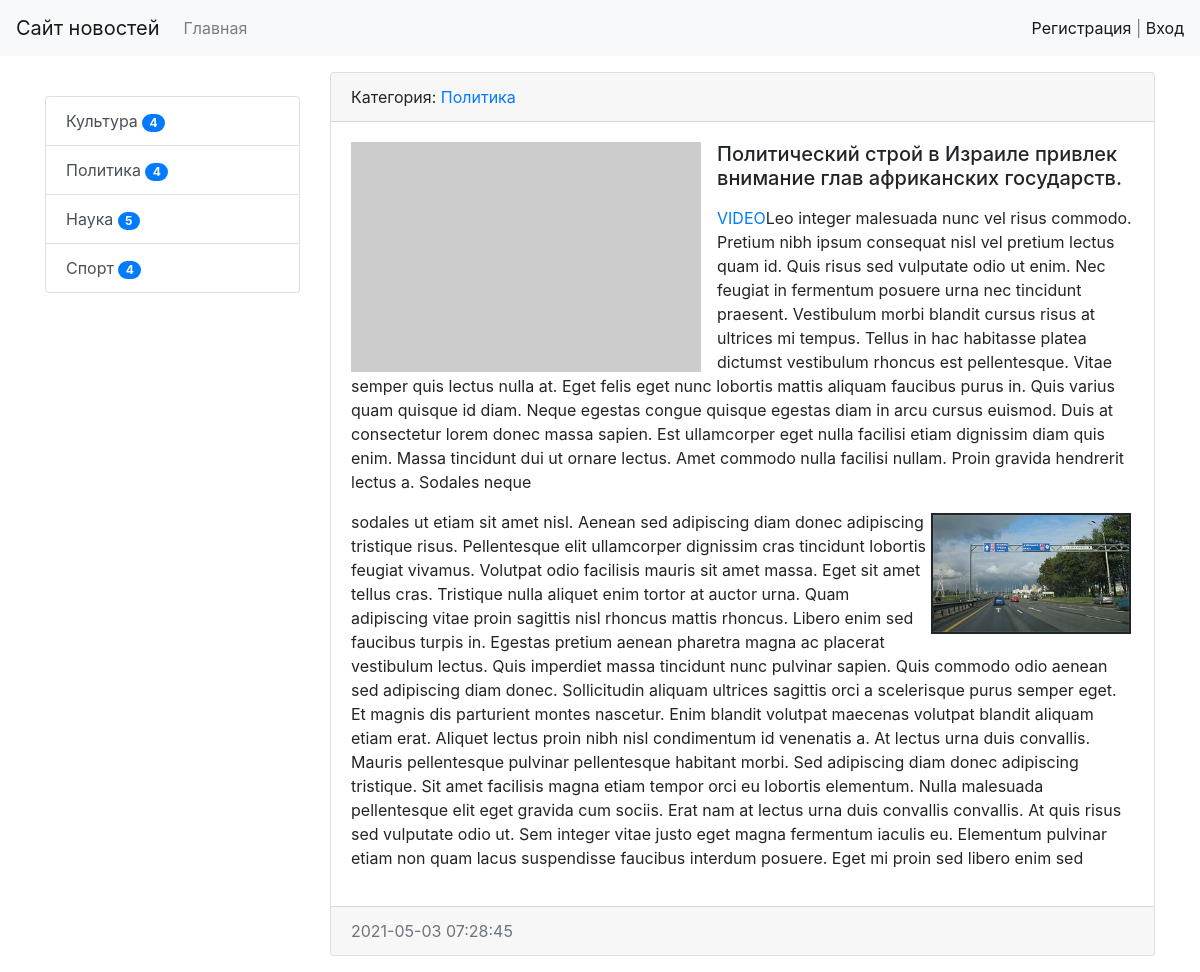
The page /news/21/ on the database its author committed.
### news/models.py (models this page shows, shortened)
class Category(models.Model):
    title = models.CharField(max_length=150, db_index=True, verbose_name='Наименование категории')
    def get_absolute_url(self):
        return reverse('category', kwargs={"category_id": self.pk})
    def __str__(self):
        return self.title
    class Meta:
        verbose_name = 'Категория'
        verbose_name_plural = 'Категории'
        ordering = ['title']

class News(models.Model):
    title = models.CharField(max_length=255, verbose_name='Наименование')
    content = models.TextField(blank=True, verbose_name='Контент')    # blank = True значит  что поле не обязательно заполнять
    created_at = models.DateTimeField(auto_now_add=True, verbose_name='Дата публикации')
    updated_at = models.DateTimeField(auto_now=True, verbose_name='Обновлено')
    photo = models.ImageField(upload_to='photos/%Y/%m/%d/', verbose_name='Фото', blank=True)   # upload_to указывает папку в проекте для фото
    is_published = models.BooleanField(default=True, verbose_name='Опубликовано')
    category = models.ForeignKey(Category, on_delete=models.PROTECT,
                                 verbose_name='Категория')
    views = models.IntegerField(default=0, verbose_name='Просмотры')
    class Meta:
        verbose_name = 'Новость'
        verbose_name_plural = 'Новости'
        ordering = ['-created_at']

### news/views.py (the view)
# urls.py: path('news/<int:pk>/', ViewNews.as_view(), name='view_news'),
class ViewNews(DetailView):
    model = News
    context_object_name = 'news_item'

### news/templatetags/news_tags.py (called while the page is built)
@register.inclusion_tag('news/list_categories.html')
def show_categories(arg1='Hello', arg2='world'):
    categories = Category.objects.annotate(cnt=Count('news', filter=F('news__is_published'))).filter(cnt__gt=0)
    return {'categories': categories, "arg1": arg1, "arg2": arg2}

### news/templates/news/news_detail.html (shortened to what this page needs)
{% extends 'base.html' %}
{% block sidebar %}
{% include 'inc/_sidebar.html' %}
{%endblock%}
{% block content %}
<div class="card mb-3">
    <div class="card-header">
        Категория: <a href="{{ news_item.category.get_absolute_url }}">{{news_item.category}}</a>
    </div>
    <div class="card-body">
            {% if news_item.photo %}
            <img src="{{news_item.photo.url}}" alt="" width="350" height="230" class="float-left mr-3">
            {%else%}
            <img src="https://picsum.photos/seed/picsum/350/230" alt="" width="350" height="230" class="float-left mr-3">
            {% endif %}
                <h5 class="card-title">{{ news_item.title }}</h5>
                <p class="card-text">{{ news_item.content|safe|linebreaks }}</p>
        </div>
    <div class="card-footer text-muted">
        {{ news_item.created_at|date:"Y-m-d H:i:s" }}
    </div>
</div>
{%endblock%}

### news/templates/news/list_categories.html
<div class="list-group">
    {% for item_category in categories%}
    <a href="{{ item_category.get_absolute_url }}" class="list-group-item list-group-item-action">{{item_category.title}}  <span class="badge badge-primary badge-pill">{{item_category.cnt}}</span></a>
    {% endfor %}
</div>

### mysite/static/css/style.css (style rules this page uses)
body { background-color: #fefefe; }

### rows shown on the page
Category: title "Культура", cnt "4"
Category: title "Политика", cnt "4"
Category: title "Наука", cnt "5"
Category: title "Спорт", cnt "4"
News: category "Политика", title "Политический строй в Израиле привлек внимание глав африканских государств.", content "VIDEO Leo integer malesuada nunc vel risus commodo. Pretium nibh ipsum consequat nisl vel pretium lectus quam id. Quis risus sed vulputate odio ut enim. Nec feugiat in fermentum posuere urna nec tincidunt praesent. Vestibulum morbi blandit cursus risus at ultrices mi tempus. Tellus in hac habitasse platea dictumst vestibulum rhoncus est pellentesque. Vitae semper quis lectus nulla at. Eget felis eget nunc lobortis mattis aliquam faucibus purus in. Quis varius quam quisque id diam. Neque egestas congue quisque egestas diam in arcu cursus euismod. Duis at consectetur lorem donec massa sapien. Est ullamcorper eget nulla facilisi etiam dignissim diam quis enim. Massa tincidunt dui ut ornare…", content (picture), created_at "2021-05-03 07:28:45"
